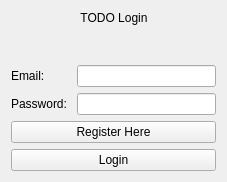
<?xml version="1.0" encoding="UTF-8"?>
<ui version="4.0">
 <class>LoginWindow</class>
 <widget class="QWidget" name="LoginWindow">
  <property name="geometry">
   <rect>
    <x>0</x>
    <y>0</y>
    <width>227</width>
    <height>182</height>
   </rect>
  </property>
  <property name="windowTitle">
   <string>Todo</string>
  </property>
  <layout class="QVBoxLayout" name="verticalLayout">
   <item>
    <layout class="QVBoxLayout" name="verticalLayout_2">
     <item>
      <layout class="QHBoxLayout" name="horizontalLayout">
       <item>
        <spacer name="horizontalSpacer">
         <property name="orientation">
          <enum>Qt::Horizontal</enum>
         </property>
         <property name="sizeHint" stdset="0">
          <size>
           <width>40</width>
           <height>20</height>
          </size>
         </property>
        </spacer>
       </item>
       <item>
        <widget class="QLabel" name="label">
         <property name="text">
          <string>TODO Login</string>
         </property>
         <property name="alignment">
          <set>Qt::AlignHCenter|Qt::AlignTop</set>
         </property>
        </widget>
       </item>
       <item>
        <spacer name="horizontalSpacer_2">
         <property name="orientation">
          <enum>Qt::Horizontal</enum>
         </property>
         <property name="sizeHint" stdset="0">
          <size>
           <width>40</width>
           <height>20</height>
          </size>
         </property>
        </spacer>
       </item>
      </layout>
     </item>
     <item>
      <layout class="QHBoxLayout" name="horizontalLayout_3">
       <item>
        <widget class="QLabel" name="label_2">
         <property name="text">
          <string>Email:        </string>
         </property>
        </widget>
       </item>
       <item>
        <widget class="QLineEdit" name="emailInput"/>
       </item>
      </layout>
     </item>
     <item>
      <layout class="QHBoxLayout" name="horizontalLayout_2">
       <item>
        <widget class="QLabel" name="label_3">
         <property name="text">
          <string>Password: </string>
         </property>
        </widget>
       </item>
       <item>
        <widget class="QLineEdit" name="passwordInput">
         <property name="echoMode">
          <enum>QLineEdit::Password</enum>
         </property>
        </widget>
       </item>
      </layout>
     </item>
    </layout>
   </item>
   <item>
    <widget class="QPushButton" name="pushButton_2">
     <property name="text">
      <string>Register Here</string>
     </property>
    </widget>
   </item>
   <item>
    <widget class="QPushButton" name="pushButton">
     <property name="text">
      <string>Login</string>
     </property>
    </widget>
   </item>
  </layout>
 </widget>
 <layoutdefault spacing="6" margin="11"/>
 <resources/>
 <connections/>
</ui>
